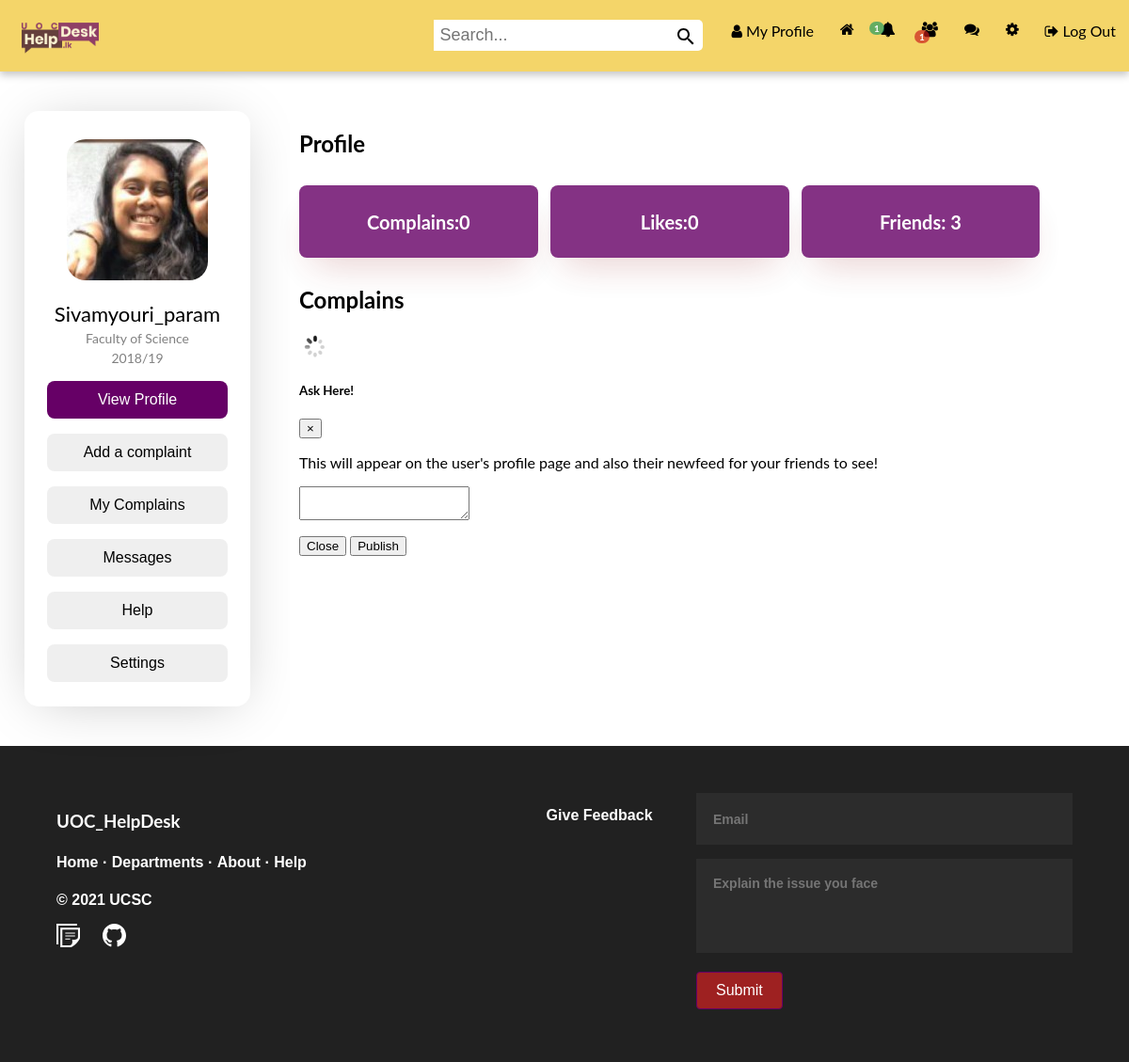
Page /app/views/Sivamyouri_param (signed in) on the earlier database version.
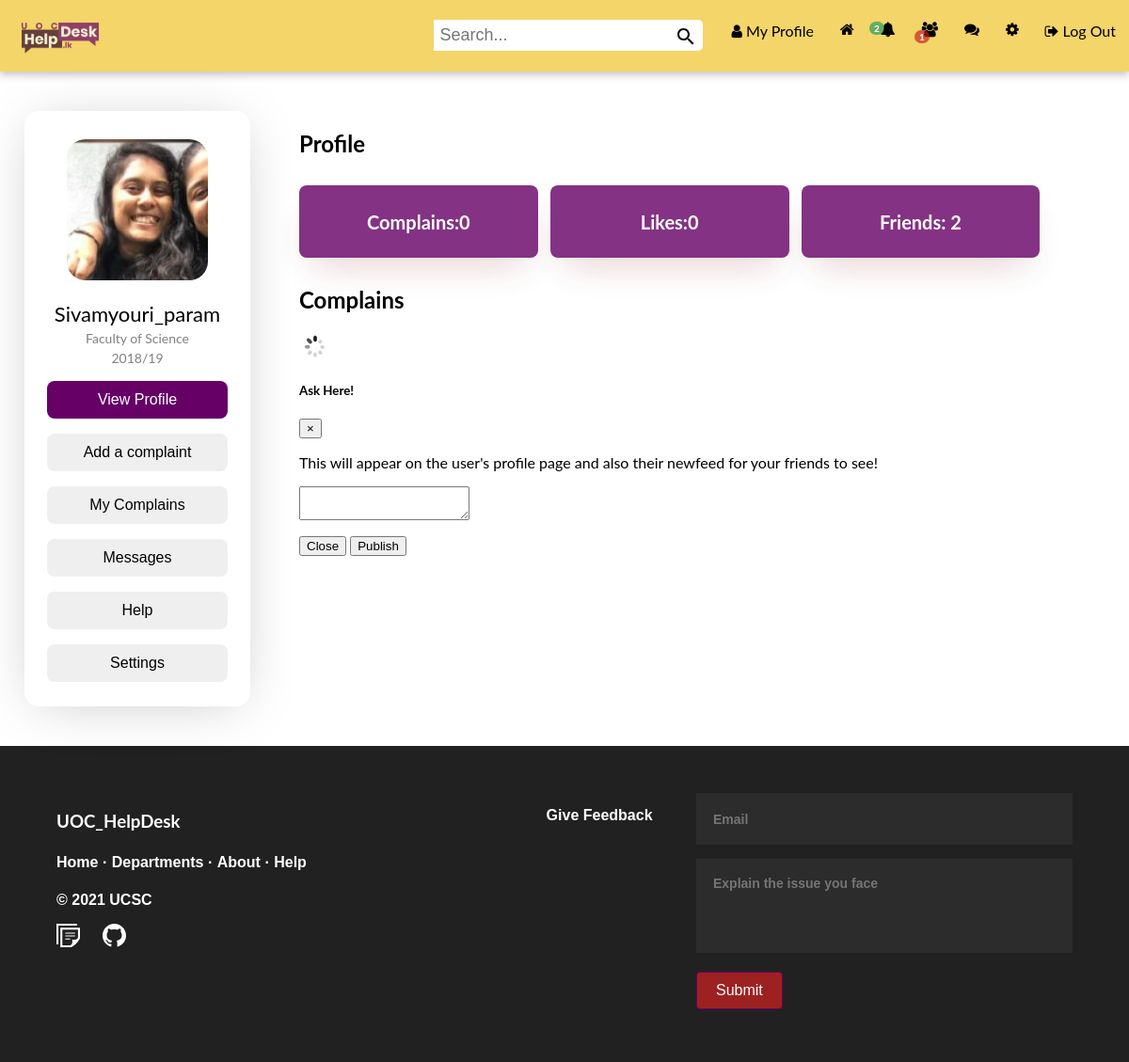
Same page on the later database version.
### tables this page shows
CREATE TABLE IF NOT EXISTS `user` (
  `id` int(11) NOT NULL AUTO_INCREMENT,
  `name` varchar(255) NOT NULL,
  `email` varchar(255) NOT NULL,
  `password` varchar(255) NOT NULL,
  `created_by` datetime NOT NULL DEFAULT CURRENT_TIMESTAMP,
  `profile_pic` varchar(255) DEFAULT NULL,
  `num_posts` int(11) DEFAULT NULL,
  `num_likes` int(255) DEFAULT NULL,
  `user_closed` varchar(3) DEFAULT NULL,
  `friend_array` text,
  `user_roll` varchar(10) NOT NULL DEFAULT 'user',
  PRIMARY KEY (`id`)
);

### app/controllers/Notification.php (called while the page is built, shortened)
<?php
class Notification{
    private $con;
    private $user_obj;
    public function __construct($con,$user)
    {
        $this->con = $con;
        $this->user_obj = new User($con,$user);
    }
    public function getUnreadNumber() {
		$userLoggedIn = $this->user_obj->getUsername();
		$query = mysqli_query($this->con, "SELECT * FROM notifications WHERE viewed='no' AND user_to='$userLoggedIn'");
		return mysqli_num_rows($query);
	}
}
?>

### app/controllers/User.php (called while the page is built, shortened)
<?php
class User{
    private $con;
    private $user;
    public function __construct($con,$user)
    {
        $this->con = $con;
        $user_details_query = mysqli_query($con,"SELECT * FROM user WHERE name='$user'");
        $this->user = mysqli_fetch_array($user_details_query);
    }
    public function getUserName(){
        return $this->user['name'];
    }
    public function getNumberOfFriendRequests() {
		$username = $this->user['name'];
		$query = mysqli_query($this->con, "SELECT * FROM friend_requests WHERE user_to='$username'");
		return mysqli_num_rows($query);
	}
}
?>

### app/controllers/Message.php (called while the page is built, shortened)
<?php
class Message{
    private $con;
    private $user_obj;
    public function __construct($con,$user)
    {
        $this->con = $con;
        $this->user_obj = new User($con,$user);
    }
    public function getUnreadNumber() {
		$userLoggedIn = $this->user_obj->getUsername();
		$query = mysqli_query($this->con, "SELECT * FROM messages WHERE viewed='no' AND user_to='$userLoggedIn'");
		return mysqli_num_rows($query);
	}
}
?>

### app/views/profile.php (the view, shortened to what this page needs)
<?php
require '../helpers/headerIn.php';
require '../views/complain.php';
if(isset($_GET['profile_name'])){
    $username = $_GET['profile_name'];
    $user_details_query = mysqli_query($con,"SELECT * FROM user WHERE name='$username'");
    $user_array = mysqli_fetch_array($user_details_query);
    $num_friends = (substr_count($user_array['friend_array'],",")) - 1;
}
?>
<div class="container">
    <div class="column-1 box">
      <?php
        $logged_in_user_obj = new User($con,$userLoggedIn);
        if($userLoggedIn != $username)
        {
              include('../views/friendCard.php');
        }
        else{
              include('../views/pplCard.php');
        }
      ?>
    </div>
    <div class="column-2 box" style="width:90%">
        <h2>Profile</h2>
        <ul class="cards">
				<li class="cards_item">
						<div class="dashCard-topics">
								<h4 class="profileCard_title"><?php echo "Complains:" .  $user_array['num_posts'];?></h4>
						</div>
				</li>
                <li class="cards_item">
                    <div class="dashCard-topics">
                            <h4 class="profileCard_title"><?php echo "Likes:" .  $user_array['num_likes'];?></h4>
                    </div>
				</li>
                <li class="cards_item">
                    <div class="dashCard-topics">
                            <h4 class="profileCard_title"><?php echo "Friends: " . $num_friends;?></h4>
                    </div>
				</li>
        </ul>
        <h2>Complains</h2>
        <div>
        <img id="loading" src="../../public/img/loading.gif">
<div class="modal fade" id="post_form" tabindex="-1" role="dialog" aria-labelledby="postModalLabel" aria-hidden="true">
  <div class="modal-dialog" role="document">
    <div class="modal-content">
      <div class="modal-header">
        <h5 class="modal-title" id="exampleModalLabel">Ask Here!</h5>
        <button type="button" class="close" data-dismiss="modal" aria-label="Close">
          <span aria-hidden="true">&times;</span>
        </button>
      </div>
      <div class="modal-body">
        <p>This will appear on the user's profile page and also their newfeed for your friends to see!</p>
            <form class="profile_post" action="" method="POST">
                <div class="form-group">
                    <textarea class="form-control" name="post_body"></textarea>
                </div>
            </form>
    </div>
      <div class="modal-footer">
        <button type="button" class="btn btn-secondary" data-dismiss="modal">Close</button>
        <button type="button" class="btn btn-primary" name="post_button" id="submit_profile_post">Publish</button>
      </div>
    </div>
  </div>
</div>
</div>
    </div>
</div>
<?php require '../helpers/footer.php';?>

### app/helpers/headerIn.php (shortened to what this page needs)
<?php
    require '../modules/connect.php';
    require '../controllers/User.php';
    require '../controllers/Message.php';
    require '../controllers/Notification.php';
    require '../views/complain.php';
    if(isset($_SESSION['name'])){
        $userLoggedIn = $_SESSION['name'];
    }
    else{
        header("Location:../views/register.php");
    }
?>
<!DOCTYPE html>
    <head>
        <link rel="stylesheet" href="https://cdnjs.cloudflare.com/ajax/libs/font-awesome/4.7.0/css/font-awesome.min.css">
        <link rel="stylesheet" type="text/css" href="../../public/css/temp.css">
        <link rel="stylesheet" href="../../public/css/style.css">
    </head>
    <body>
    <?php
				$messages = new Message($con, $userLoggedIn);
				$notifications = new Notification($con, $userLoggedIn);
				$num_notifications = $notifications->getUnreadNumber();
				$user_obj = new User($con, $userLoggedIn);
				$num_requests = $user_obj->getNumberOfFriendRequests();
		?>
    <div class="navbar" id="navbar">
        <a href="../views/studentDash.php" class="nav-icon active" style="float:left"><img src="../../public/img/logo/landscape.png" style="width:100px; height:auto"></a>
        <a href="../views/logout.php" class="nav-label"><i class="fa fa-sign-out" aria-hidden="true"></i> Log Out </a>
        <a href="../views/settings.php" class="nav-label"><i class="fa fa-cog" aria-hidden="true"></i><span class="nav-label">Settings</span></a>
        <a href="javascript:void(0);" onclick="getDropdownData('<?php echo $userLoggedIn; ?>', 'message')" class="nav-label"><i class="fa fa-comments" aria-hidden="true"></i>
        </a>
        <a href="../views/requests.php" class="nav-label"><i class="fa fa-users" aria-hidden="true"></i><span class="nav-label">Friends</span>
        </a>
         <?php
				if($num_requests > 0)
				 echo '<span class="notification_badge" id="unread_requests">' . $num_requests . '</span>';
				?>
        <a href="javascript:void(0);" onclick="getDropdownData('<?php echo $userLoggedIn; ?>', 'notification')" class="nav-label"><i class="fa fa-bell" aria-hidden="true"></i>
        </a>
        <?php
        if($num_notifications > 0)
				 echo '<span class="notification_badge_notification" id="unread_notification">' . $num_notifications . '</span>';
				?>
        <a href="../views/studentDash.php" class="nav-label"><i class="fa fa-home" aria-hidden="true"></i><span class="nav-label">Home</span></a>
        <a href= "<?php echo $userLoggedIn; ?>" class="nav-label"><i class="fa fa-user" aria-hidden="true"></i>&nbspMy Profile</a>
        <div class="search-bar">
            <form action="search.php" method="GET" name="search_form">
                <input type="text" onkeyup="getLiveSearchUsers(this.value, '<?php echo $userLoggedIn; ?>')" name="q" placeholder="Search..." autocomplete="off" id="search_text_input">
                <button type="submit" class="sbutton"><img src="../../public/img/icons/search.svg"></button>
            </form>
        </div>
    </div>

### app/views/pplCard.php
<div class="card">
	<img src="<?php echo $user['profile_pic'];?>" style="border-radius:20px; margin-top:10px;">
	<p class="pplTitle"><?php echo $user['name']; ?></p>
	<p class="pplFac">Faculty of Science</p>
	<p class="pplFac">2018/19</p>
	<p><button class="pplButton pplButtonMain" onclick="location.href='<?php echo $userLoggedIn; ?>'">View Profile</button></p>
	<p><button class="pplButton" onclick="openForm()">Add a complaint</button></p>
	<p><button class="pplButton" onclick="location.href='inquiry.php';">My Complains</button></p>
	<p><button class="pplButton" onclick="location.href='messages.php';">Messages</button></p>
	<p><button class="pplButton" onclick="location.href='studentHelp.php';">Help</button></p>
	<p><button class="pplButton" onclick="location.href='settings.php';">Settings</button></p>
</div>

### app/helpers/footer.php
<footer class="footer-distributed">
			<div class="footer-left">
				<h3 style="color:white">UOC_HelpDesk</h3>
				<p class="footer-links">
					<a href="navbar#">Home</a>
					·
					<a href="#">Departments</a>
					·
					<a href="#">About</a>
					·
					<a href="#">Help</a>
				</p>
				<p>© 2021 UCSC </p>
				<div class="footer-links">
					<a href="#drive"><img src="../../public/img/icons/document.svg" width="25px" class="invert" style="margin-right: 20px"></a>
					<a href="#github"><img src="../../public/img/icons/github.svg" width="25px" class="invert"></a>
				</div>
			</div>
			<div class="footer-right">
				<p style="Margin-bottom: 10px">Give Feedback</p>
				<form action="" method="post">
					<input type="text" name="email" placeholder="Email">
					<textarea name="message" placeholder="Explain the issue you face"></textarea>
					<input type="submit" value="Submit" class="mainbtn submitbtn">
				</form>
			</div>
</footer>
</body>
</html>

### public/css/temp.css (style rules this page uses)
a { text-decoration: none; color: #000; }
.notification_badge { padding: 3px 7px; font-size: 12px; font-weight: 700; line-height: 1; color: #fff; text-align: center; white-space: nowrap; vertical-align: baseline; background-color: #F00; border-radius: 10px; position: absolute; left: 8px; top: -5px; }

### app/helpers/headerIn.php (style rules this page uses)
body,h1,h2,h3,h4,h5,h6 { font-family: "Lato", sans-serif }
.w3-bar,h1,button { font-family: "Montserrat", sans-serif }

Differences in the rows shown:
changed user "Sivamyouri_param": friend_array "3" → "2"
Other differences:
$num_notifications: "1" → "2"
